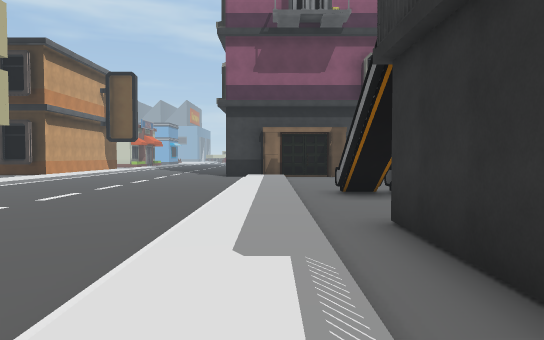
View 1 (above)

24 first-person views from a walk through a 3-D level made in the Unity game engine. The camera is 1.5 m above the floor, tilts 2° down and sees 70° across. The floor is counted in squares, 2 m on a side. Each view is taken from the middle of a square. On the plan, view 1 faces up. The plan holds only what a view shows up to about 12 squares ahead; the rest is blank. The place goes on beyond the plan. The player is left out. Some animated figures are left out.

View 2
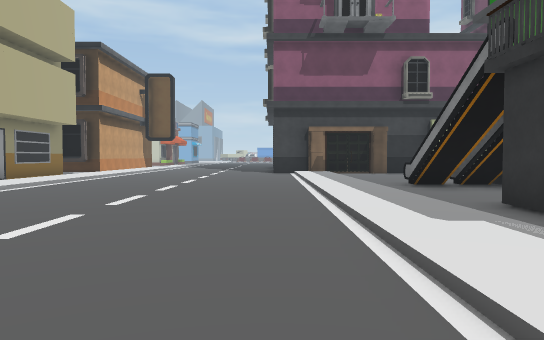

View 3
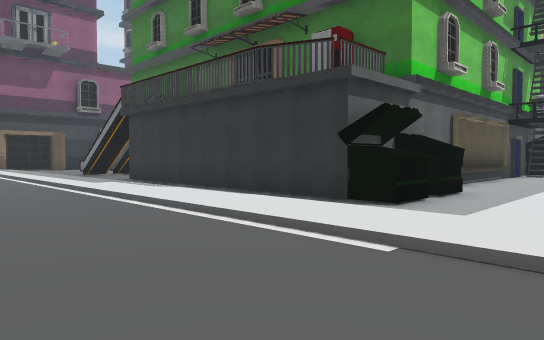

View 4
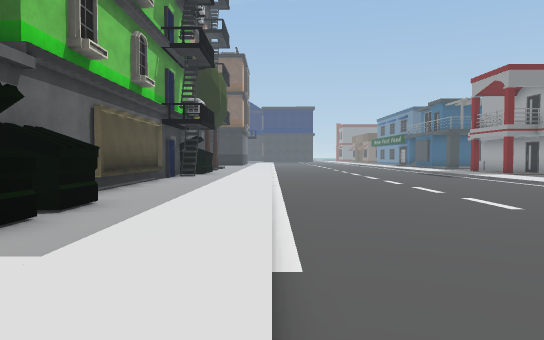

View 5
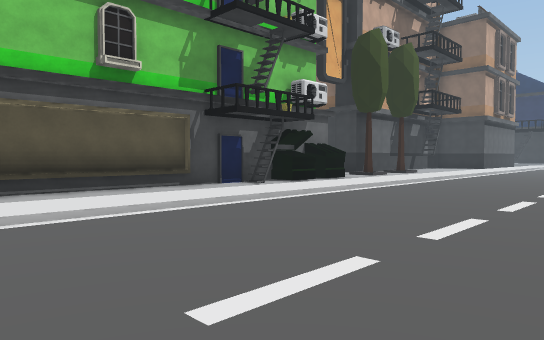

View 6
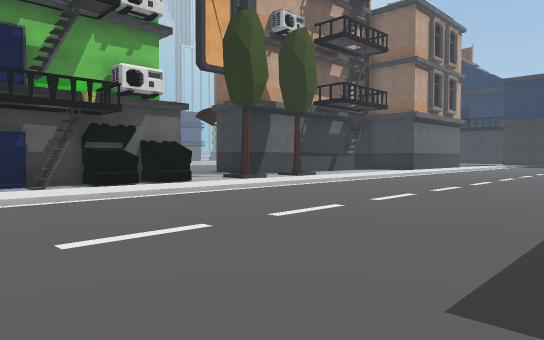

View 7
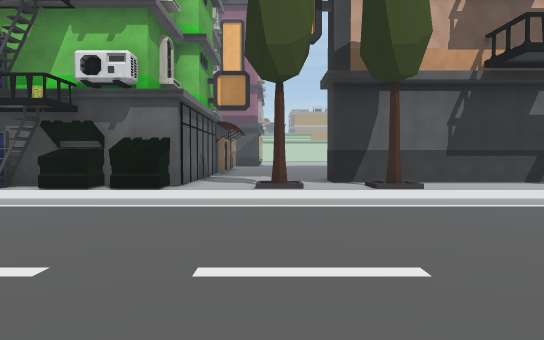

View 8
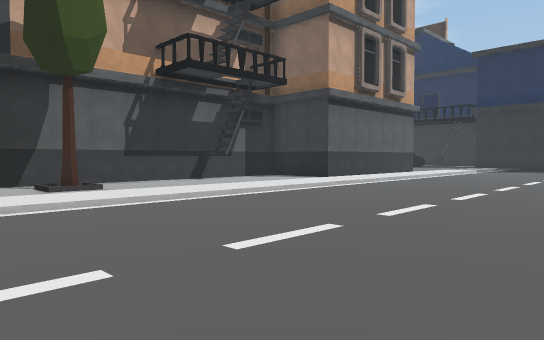

View 9
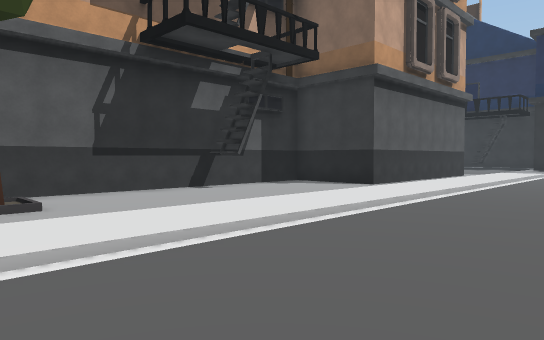

View 10
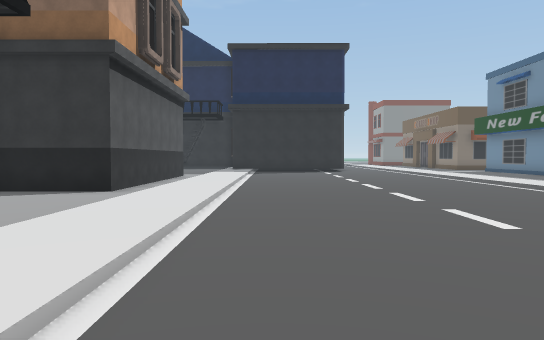

View 11
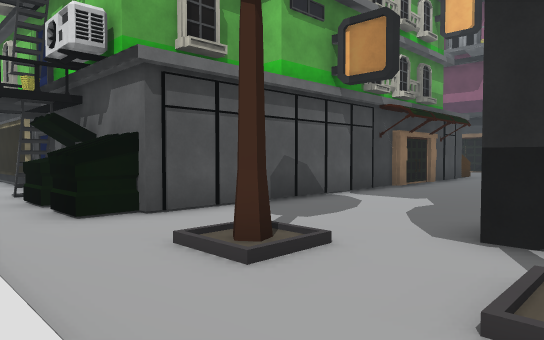

View 12
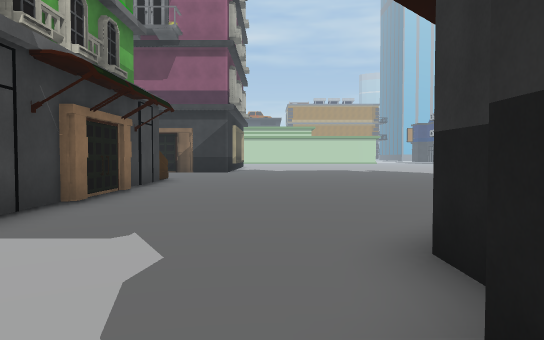

View 13
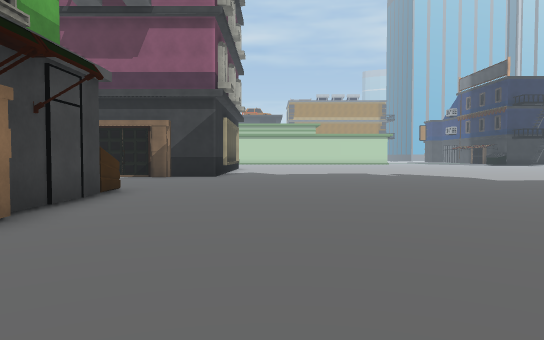

View 14
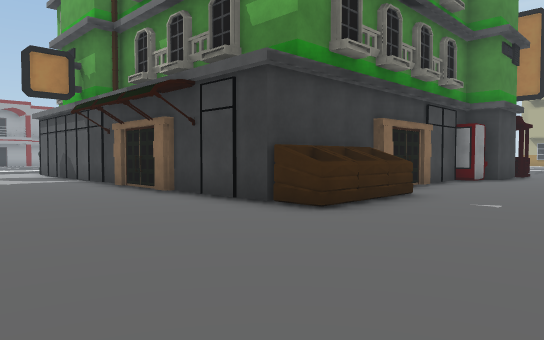

View 15
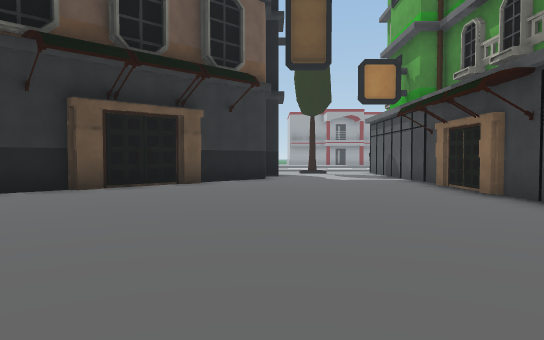

View 16
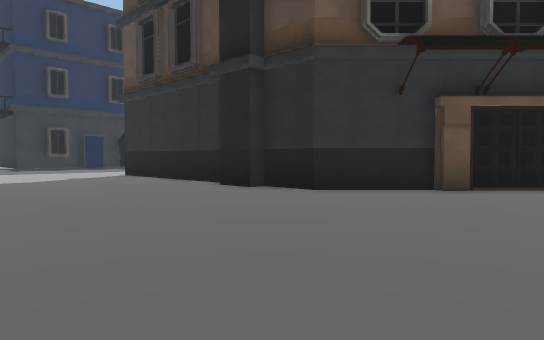

View 17
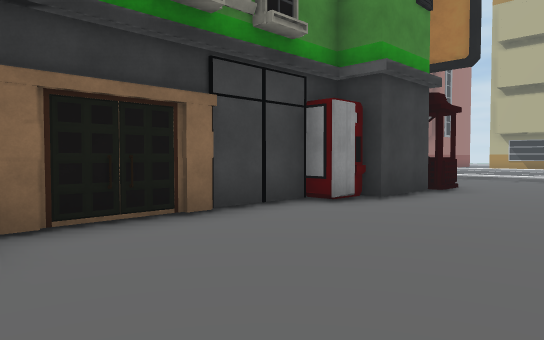

View 18
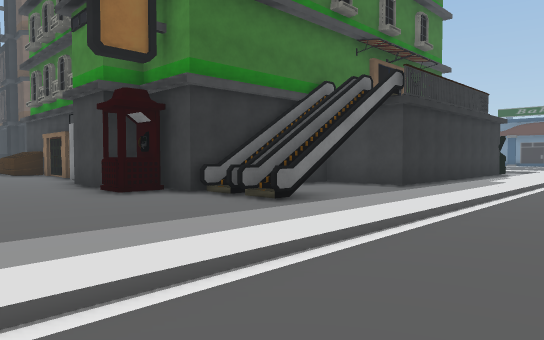

View 19
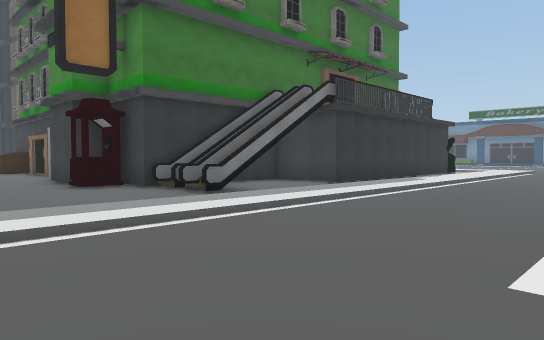

View 20
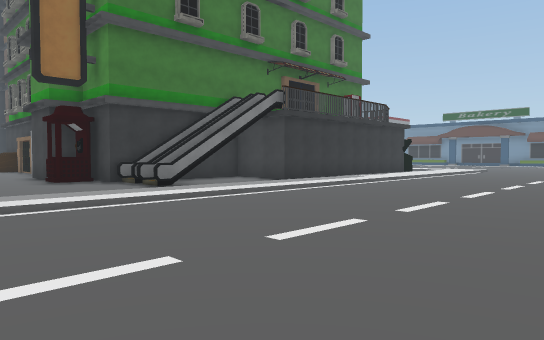

View 21
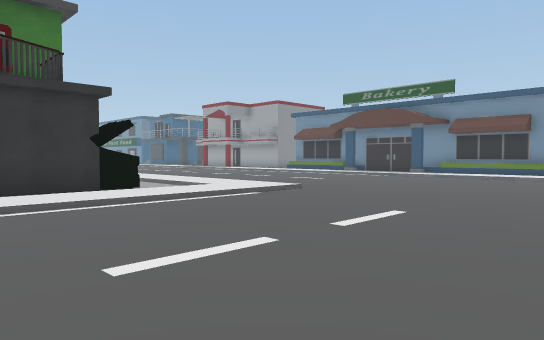

View 22
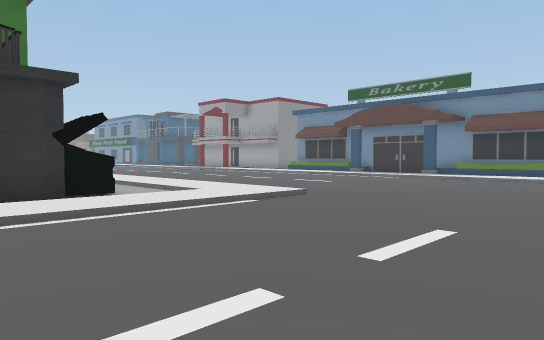

View 23
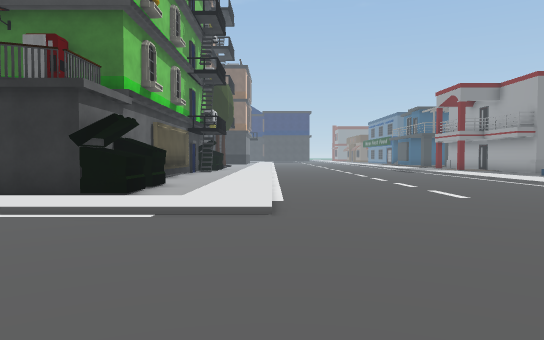

View 24
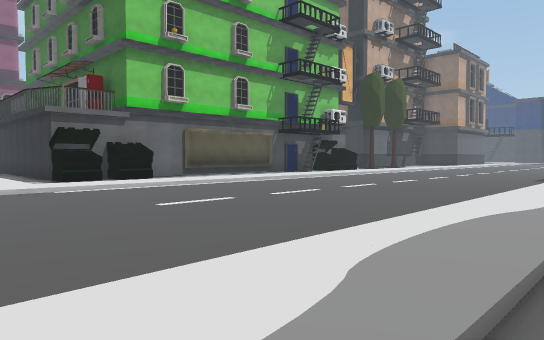

### Floor plan
Key: @ floor where view 1 was taken; # wall or solid block; . main floor; : floor 0.25 m higher than the main floor; / step, stairs or slope; = window, fence, low wall or low ledge; T tree.
Columns run from 7 left of view 1 to 35 right of it. Each row starts with its distance up from view 1.
 14 . ..../:          .. . .............
 13  ...../:..............................
 12 ....../:...................................
 11 ....../:...................................
 10 ....../:....####.....###...................
  9 ....../:.=###  ####### #..................
  8 ....../:.###           #.................
  7 ....../:...#           #...........#####
  6 ....../:...#           ##.........##
  5  ...../:.###           ##.......###
  4  ...../:.#             #.......##
  3   ..../:.#             #......##
  2   ..../:.#             #......#
  1   ..../:.#             #.....##
  0 . ..../@.#             #.....#
 -1  ...../:.#             #....##
 -2 ....../:.#             #....###########
 -3 ....../:.##  ###########..T..T........#
 -4  ...../:.###........##.#../../........####
 -5  ...../:..........   .....................
 -6  ...../:::::::::::::::::::::::::::::::::::
 -7  .....////////////////////////////////////
 -8  .........................................
 -9   ........................................
-10   ........................................
-11   ........................................
-12   ........................................
-13   ......................... ..      ......
-14    //////////////////                /////
-15     ::::::::::                         :::
-16      . ..

Where each view was taken, in squares from view 1:
view 1: 0 up, 0 right, facing up
view 2: 1 down, 2 left, facing up
view 3: 7 down, 4 left, facing up-right
view 4: 7 down, 2 left, facing right
view 5: 12 down, 5 right, facing up-right
view 6: 14 down, 10 right, facing up-right
view 7: 13 down, 19 right, facing up
view 8: 13 down, 19 right, facing up-right
view 9: 10 down, 21 right, facing up-right
view 10: 8 down, 22 right, facing right
view 11: 6 down, 22 right, facing up-left
view 12: 2 down, 20 right, facing up
view 13: 2 up, 20 right, facing up
view 14: 14 up, 21 right, facing down-left
view 15: 14 up, 21 right, facing down
view 16: 14 up, 22 right, facing down-right
view 17: 14 up, 14 right, facing down-left
view 18: 14 up, 3 left, facing down-right
view 19: 14 up, 5 left, facing down-right
view 20: 14 up, 7 left, facing down-right
view 21: 0 up, 7 left, facing down-right
view 22: 1 down, 6 left, facing down-right
view 23: 7 down, 6 left, facing right
view 24: 16 down, 2 left, facing up-right
